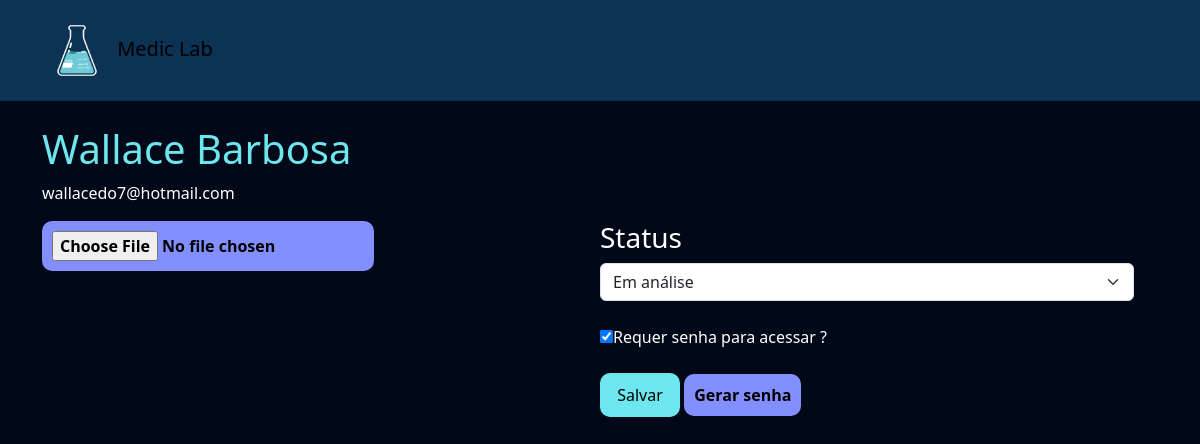
The app's page /empresarial/exame_cliente/13 (signed in) with its own data.
### exames/models.py (models this page shows, shortened)
class SolicitacaoExame(models.Model):
    choice_status = (
    ('E', 'Em análise'),
    ('F', 'Finalizado')
    )
    usuario = models.ForeignKey(User, on_delete=models.DO_NOTHING) #ForeignKey -> chave estangeira
    exame = models.ForeignKey(TiposExames, on_delete=models.DO_NOTHING)
    status = models.CharField(max_length=2, choices=choice_status)
    resultado = models.FileField(upload_to="resultados", null=True, blank=True) #FileField -> recebendo arquivo
    requer_senha = models.BooleanField(default=False)
    senha = models.CharField(max_length=6, null=True, blank=True)

### empresarial/views.py (the view)
# urls.py: path('exame_cliente/<int:exame_id>', views.exame_cliente, name="exame_cliente"),
@staff_member_required
def exame_cliente(request, exame_id):
    exame = SolicitacaoExame.objects.get(id=exame_id)
    return render(request, 'exame_cliente.html', {'exame': exame})

### empresarial/templates/exame_cliente.html (shortened to what this page needs)
{% extends "bases/base.html" %}
{% load static %}
{% block 'head' %}
    <link href="{% static 'exames/css/style.css' %}" rel="stylesheet">
    <link href="{% static 'exames/css/gerenciar_pedidos.css' %}" rel="stylesheet">
    <link href="{% static 'exames/css/gerenciar_exames.css' %}" rel="stylesheet">
{% endblock 'head' %}
{% block 'conteudo' %}
    <br>
    <div class="container">
        <div class="row">
        <h3 class="font-destaque">{{exame.usuario.get_full_name}}</h3>
        <p>{{exame.usuario.email}}</p>
        <br>
        <div class="row">
            <div class="col-md-6">
                <form action="{% url 'alterar_dados_exame' exame.id %}" method="POST" enctype="multipart/form-data">{% csrf_token %}
                    <input type="FILE" value="Alterar PDF" class="btn-secundario" name="resultado">
                    <br>
                    <br>
            </div>
            <div class="col-md-6">
                <h3>Status</h3>
                <select name="status" id="" class="form-select">
                    <option style="color: black;" {% if exame.status == "E" %}selected{% endif %} value="E">Em análise</option>
                </select>
                <br>
                <input type="checkbox" name="requer_senha" id="" {% if exame.requer_senha %}checked{% endif %}><label for="">Requer senha para acessar ?</label>
                <br>
                <br>
                <input type="submit" value="Salvar" class="btn-default">
                <a style="text-decoration: none;" href="{% url 'gerar_senha' exame.id %}" class="btn-secundario">Gerar senha</a>
            </div>
        </div>
    </div>
{% endblock 'conteudo' %}

### templates/static/geral/css/style.css (style rules this page uses)
:root { --main-color: #151C34; --dark-color: #0C121C ; --light-color: #6DE6EE; --contrast-color: #f4c96b; --differential-color: #066668; }
* { color: white }
.font-destaque { color: var(--light-color); font-size: 40px; }
.btn-default { background-color: var(--light-color); color: black; width: 15%; padding: 10px; border: none; border-radius: 10px; }

### templates/static/exames/css/style.css (style rules this page uses)
body { background-image: url('/static/geral/img/bg2.png'); background-size: cover; }
.btn-secundario { background-color: #838FFF; color: black; padding: 10px; font-weight: bold; border: none; border-radius: 10px; }

### records on screen
SolicitacaoExame: usuario.get_full_name "Wallace Barbosa", usuario.email "wallacedo7@hotmail.com", status "Em análise", requer_senha "☑"
